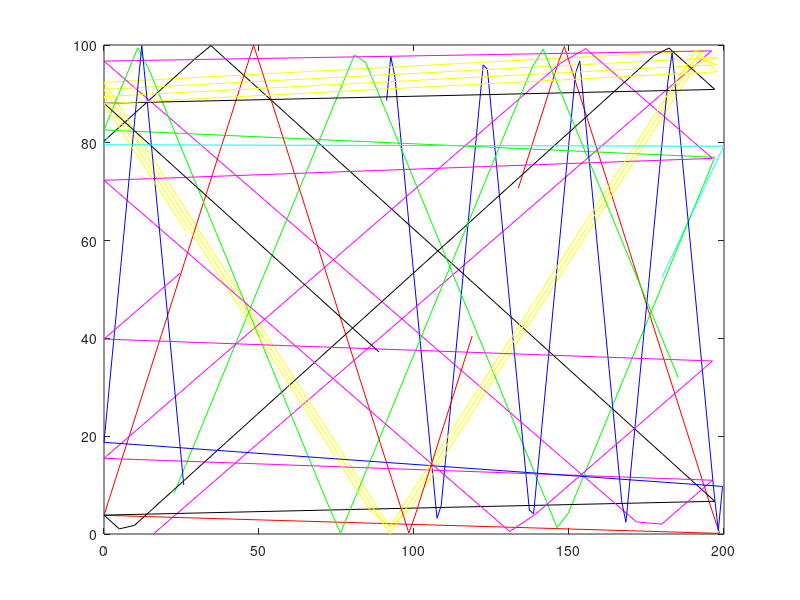

MATLAB code to generate this figure:
num_particles = 7;
colours = ["r", "g", "b", "c", "y", "k", "m"];
particles = rand(num_particles, 4);
particles(:, 2) = particles(:, 2)*200;  % x-coordinates
particles(:, 1) = particles(:, 1)*100;  % y-coordinates
particles(:, 3) = particles(:, 3)*10;   % placeholder x-velocity
particles(:, 4) = particles(:, 4)*10;   % placeholder y-velocity

%scatter(particles(:, 2), particles(:, 1))
%axis([0 200 0 100])

for i = 0:100
    previous_particles = particles;
    
    % update positions
    particles(:, 1) = particles(:, 1) + particles(:, 4);
    particles(:, 2) = particles(:, 2) + particles(:, 3);
    
    % check if any particles passed the boundary and deal with them
    x_boundary_changes_right = particles(:, 2) > 200;
    if any(x_boundary_changes_right)
        particles(:, 2) = particles(:, 2) .* ~x_boundary_changes_right;
    end
    
    x_boundary_changes_left = particles(:, 2) < 0;
    if any(x_boundary_changes_left)
        particles(:, 2) = particles(:, 2) + 200 * x_boundary_changes_left - abs(particles(:, 2) .* x_boundary_changes_left);
    end
    
    y_boundary_changes_upper = particles(:, 1) > 100;
    if any(y_boundary_changes_upper)
        particles(:, 4) = particles(:, 4) - (2 * particles(:, 4) .* y_boundary_changes_upper);
        overshoot = (particles(:, 1) - 100) .* y_boundary_changes_upper;
        particles(:, 1) = particles(:, 1) - 2 * overshoot;
    end
    
    y_boundary_changes_lower = particles(:, 1) < 0;
    if any(y_boundary_changes_lower)
        particles(:, 4) = particles(:, 4) - (2 * particles(:, 4) .* y_boundary_changes_lower);
        overshoot = abs(particles(:, 1)) .* y_boundary_changes_lower;
        particles(:, 1) = particles(:, 1) + 2 * overshoot;
    end
    
    % refresh the plot
    %scatter(particles(:, 2), particles(:, 1))
    for i = 1:length(particles)
        plot([previous_particles(i, 2) particles(i, 2)], [previous_particles(i, 1) particles(i, 1)], colours(i))
    end
    axis([0 200 0 100])
    hold on
    pause(1)
    %refreshdata
    %drawnow
end

